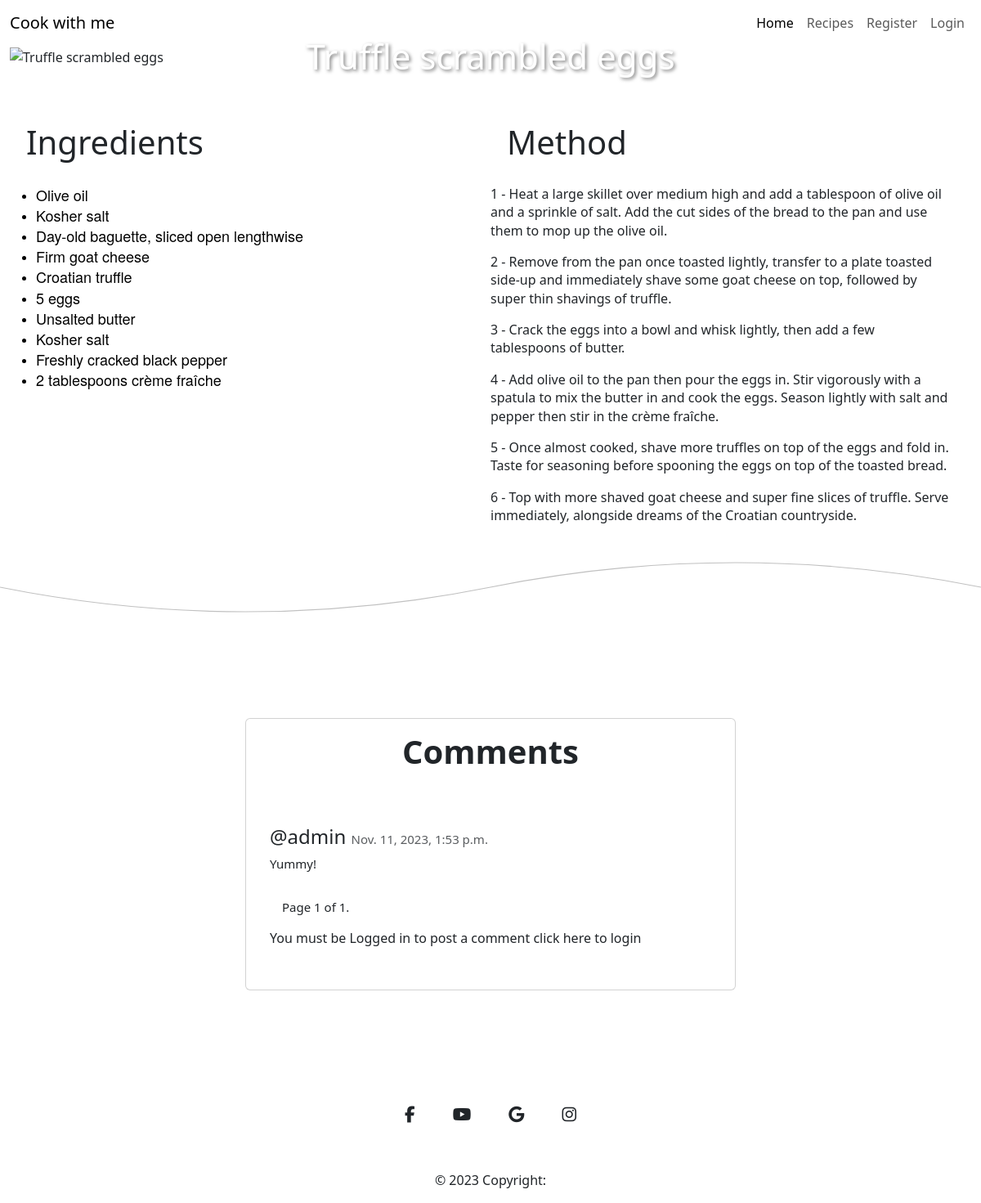
The app's page /recipes/3/ with its own data.
### cook_recipe/models.py (models this page shows, shortened)
class Recipe(models.Model):
    featured_image = CloudinaryField('image')
    recipe_image = CloudinaryField('image', null=True, blank=True)
    title = models.CharField(max_length=150, unique=True)
    created_date = models.DateTimeField(auto_now_add=True)
    content = models.TextField()
    content_method = models.TextField(default="Default content for method.")
    status = models.IntegerField(choices=STATUS, default=0)
    likes = models.ManyToManyField(
        User,
        related_name='recipes_likes',
        blank=True
    )

class Comment(models.Model):
    recipe = models.ForeignKey(Recipe, on_delete=models.CASCADE)
    user = models.ForeignKey(
        User,
        on_delete=models.CASCADE,
        null=True,
        blank=True
    )
    email = models.EmailField(max_length=50, blank=True, null=True)
    content_body = models.TextField(max_length=400)
    comment_approved = models.BooleanField(default=False)
    created_on = models.DateTimeField(auto_now_add=True)

### cook_recipe/views.py (the view, shortened to what this page needs)
def recipe_content(request, recipe_id):
    recipe = get_object_or_404(Recipe, pk=recipe_id)
    comments = recipe.comment_set.all().order_by('-created_on')
    paginator = Paginator(comments, 4)  # Show 4 comments per page
    page = request.GET.get('page')
    comments = paginator.get_page(page)
    form = CommentForm()
    return render(request,
                  'recipe_content.html',
                  {'form': form, 'recipe': recipe, 'comments': comments})

### templates/recipe_content.html (shortened to what this page needs)
{% extends 'base.html' %}
{% load static%}
{% load crispy_forms_tags%}
{% block content %}
<div class="container-fluid flex">
    <div class="col-12 title-box">
        <img src="{{ recipe.recipe_image.url }}" alt="{{ recipe.title }}" class="img-fluid w-100">
        <h1>{{ recipe.title }}</h1>
     </div>
</div>
<div class="container-fluid row mt-5">
        <div class="col-md-6">
            <h2 class="title-content">Ingredients</h2>
            {{ recipe.content|safe }}
        </div>
        <div class="col-md-6">
            <h2 class="title-content">Method</h2>
            {{ recipe.content_method|safe }}
        </div>
</div>
<svg xmlns="http://www.w3.org/2000/svg" viewBox="0 0 1000 100" preserveAspectRatio="none">
    <path d="M0 50 Q 250 100 500 50 T 1000 50" fill="none" stroke="silver" stroke-width="1"></path>
</svg>
<div class="d-flex justify-content-center mt-100 mb-100">
    <div class="col-lg-6">
        <div class="card">
            <div class="card-body text-center">
                <h3 class="card-title fs-1">Comments</h3>
            </div>
            <div class="comment-widgets">
                <div class="d-flex flex-row comment-row m-t-0">
                    <div class="comment-text w-100">
                        {% for comment in comments %}
                             <h4 class="fs-4 mt-3">@{{ comment.user }} <span class="text-muted float-right">{{ comment.created_on }}</span></h4>
                             <span class="m-b-15 d-block">{{ comment.content_body }}</span>
                        {% endfor %}
                        <div class="pagination">
                            <span class="step-links">
                                <span class="current">
                                    Page {{ comments.number }} of {{ comments.paginator.num_pages }}.
                                </span>
                            </span>
                        </div>
                        {% if user.is_authenticated %}
                            <h5>Add a Comment</h5>
                            <form method="post">
                                {% csrf_token %}
                                {{ form|crispy }}
                                <button type="submit" class="btn btn-success btn-sm mt-5">Publish</button>
                            </form>
                        {% else %}
                            <p>You must be Logged in to post a comment <a href="{% url 'account_login' %}">click here</a> to login </p>
                        {% endif %}
                    </div>
                </div>
            </div>
        </div>
    </div>
</div>
{% endblock %}

### static/css/style.css (style rules this page uses)
* { margin: 0; padding: 0; border: 0; box-sizing: border-box; }
html, body { height: 100%; }
body { font-family: 'Montserrat', sans-serif; font-size: 16px; }
.title-box { position: relative; }
.title-box h1 { position: absolute; top: 50%; left: 50%; transform: translate(-50%, -50%); color: white; text-shadow: 2px 2px 4px rgba(0, 0, 0, 0.5); font-size: 3.5vw; }
.title-content { padding: 20px; font-size: 40px; }
.mt-100 { margin-top: 100px; }
.mb-100 { margin-bottom:100px; }
.card { position: relative; display: -webkit-box; display: -ms-flexbox; display: flex; -webkit-box-orient: vertical; -webkit-box-direction: normal; -ms-flex-direction: column; flex-direction: column; min-width: 0; word-wrap: break-word; background-color: #fff; background-clip: border-box ;border: 0px solid transparent; border-radius: 0px }
.card-body { -webkit-box-flex: 1; -ms-flex: 1 1 auto; flex: 1 1 auto; padding: 1.25rem; }
.card .card-title { position: relative; font-weight: 600; margin-bottom: 10px; font-size: 36px; }
.comment-widgets { position: relative; margin-bottom: 10px; }
.comment-widgets .comment-row { border-bottom: 1px solid transparent; padding: 14px; display: -webkit-box; display: -ms-flexbox; display: flex; margin: 10px 0; }
.comment-text span { font-size: 15px; }
.comment-text { padding-left: 15px; }
.m-b-15 { margin-bottom: 15px; }
.comment-text a { color: inherit; text-decoration: none; text-align: center; }
.step-links { padding: 15px; }

### records on screen
Recipe: title "Truffle scrambled eggs", content "Olive oil Kosher salt Day-old baguette, sliced open lengthwise Firm goat cheese Croatian truffle 5 eggs Unsalted butter Kosher salt Freshly cracked black pepper 2 tablespoons crème fraîche", content_method "1 - Heat a large skillet over medium high and add a tablespoon of olive oil and a sprinkle of salt. Add the cut sides of the bread to the pan and use them to mop up the olive oil. 2 - Remove from the pan once toasted lightly, transfer to a plate toasted side-up and immediately shave some goat cheese on top, followed by super thin shavings of truffle. 3 - Crack the eggs into a bowl and whisk lightly, then add a few tablespoons of butter. 4 - Add olive oil to the pan then pour the eggs in. Stir vigorously with a spatula to mix the butter in and cook the eggs. Season lightly with salt and pepper then stir in the crème fraîche. 5 - Once almost cooked, shave more truffles on top of the eggs and…"
Comment: user "admin", created_on "Nov. 11, 2023, 1:53 p.m.", content_body "Yummy!"

### other values on screen
{{ comments.number }} "1"
{{ comments.paginator.num_pages }} "1"
